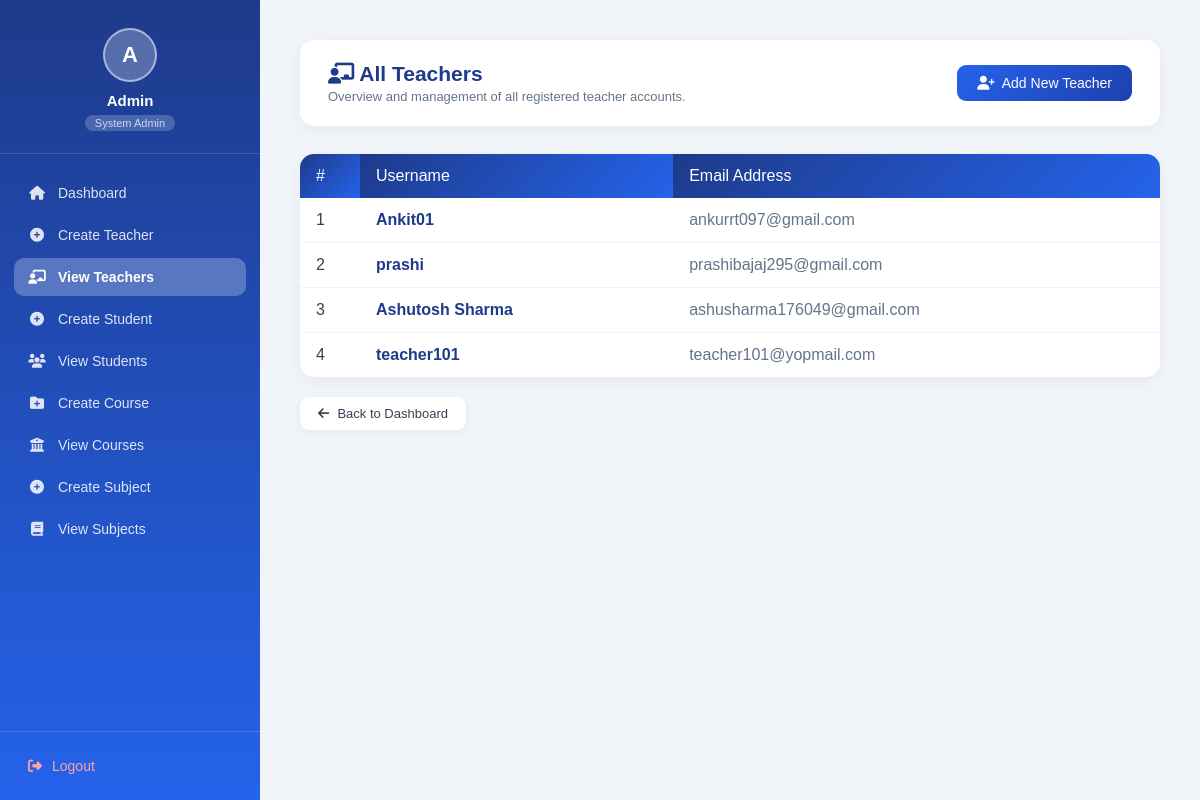
The page /teachers/ (signed in) on the database as committed earlier.
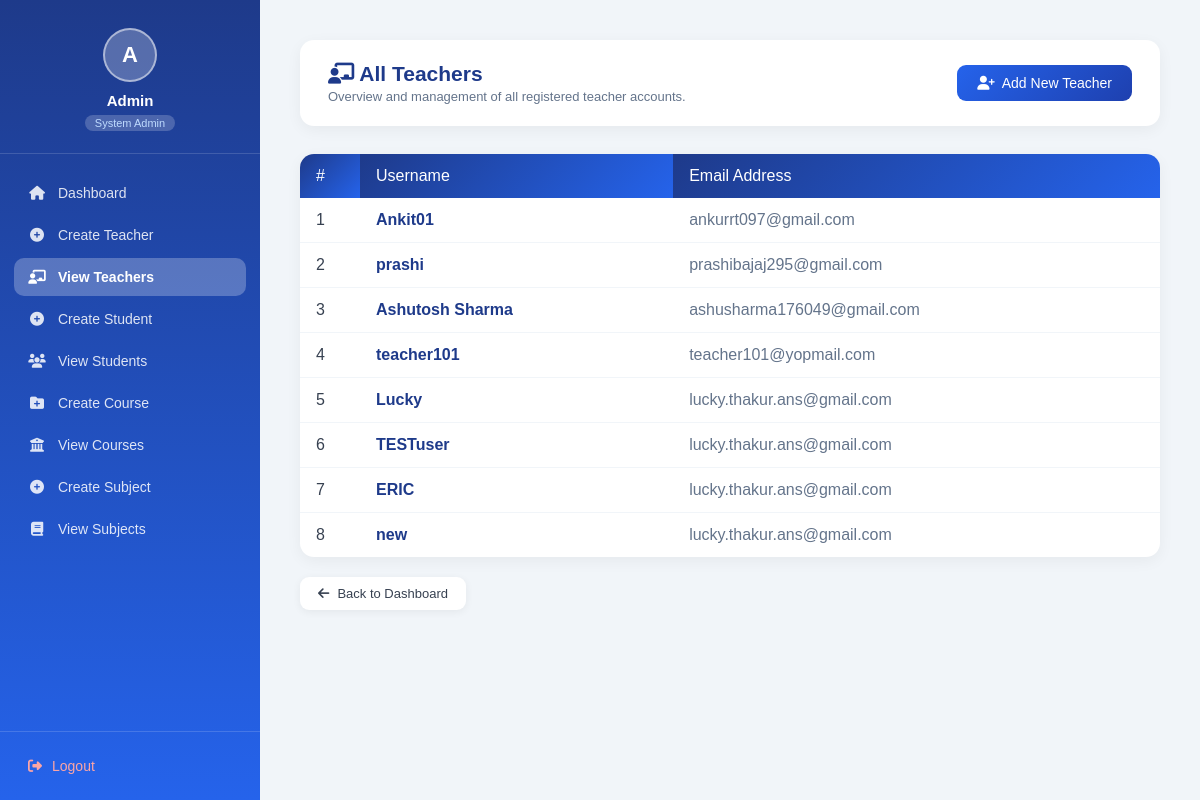
The same page on the database as committed later.
### project/models.py (models this page shows, shortened)
class CustomUser(AbstractUser):
    ROLE_CHOICES = (
        ('admin', 'Admin'),
        ('teacher', 'Teacher'),
        ('student', 'Student'),
    )
    role = models.CharField(max_length=10, choices=ROLE_CHOICES)

### project/views.py (the view)
# urls.py: path('teachers/', views.teacher_list, name='teacher_list'),
@login_required
def teacher_list(request):
    teachers = CustomUser.objects.filter(role='teacher')
    return render(request, "admin/teacher_list.html", {'teachers': teachers})

### project/templates/admin/teacher_list.html (shortened to what this page needs)
<!DOCTYPE html>
<html lang="en">
<head>
</head>
<body>
    {% include 'includes/_admin_sidebar.html' %}
    <div class="main">
        <div class="page-header">
            <div>
                <h1><i class="fas fa-chalkboard-teacher"></i> All Teachers</h1>
                <p>Overview and management of all registered teacher accounts.</p>
            </div>
            <a href="{% url 'create_teacher' %}" class="btn-primary">
                <i class="fas fa-user-plus"></i> Add New Teacher
            </a>
        </div>
        <div class="card">
            <div class="card-body" style="padding: 0;">
                {% if teachers %}
                <table>
                    <thead>
                        <tr>
                            <th style="width: 60px;">#</th>
                            <th>Username</th>
                            <th>Email Address</th>
                        </tr>
                    </thead>
                    <tbody>
                        {% for teacher in teachers %}
                        <tr>
                            <td>{{ forloop.counter }}</td>
                            <td style="font-weight: 600; color: #1e3a8a;">{{ teacher.username }}</td>
                            <td style="color: #64748b;">{{ teacher.email }}</td>
                        </tr>
                        {% endfor %}
                    </tbody>
                </table>
                {% else %}
                <div class="empty-state">
                    <i class="fas fa-users-slash"></i>
                    <p>No teachers have been registered yet.</p>
                </div>
                {% endif %}
            </div>
        </div>
        <div style="margin-top: 20px;">
            <a href="{% url 'admin_dashboard' %}" class="back-btn"><i class="fas fa-arrow-left"></i> Back to
                Dashboard</a>
        </div>
    </div>
</body>
</html>

### project/templates/includes/_admin_sidebar.html
<div class="sidebar">
    <div class="sidebar-brand">
        <div class="brand-avatar">A</div>
        <span class="brand-name">Admin</span>
        <span class="brand-role">System Admin</span>
    </div>
    <nav class="sidebar-nav">
        <a href="{% url 'admin_dashboard' %}"
            class="nav-item {% if request.resolver_match.url_name == 'admin_dashboard' %}active{% endif %}">
            <i class="fas fa-home"></i> <span>Dashboard</span>
        </a>
        <a href="{% url 'create_teacher' %}"
            class="nav-item {% if request.resolver_match.url_name == 'create_teacher' %}active{% endif %}">
            <i class="fas fa-plus-circle"></i> <span>Create Teacher</span>
        </a>
        <a href="{% url 'teacher_list' %}"
            class="nav-item {% if request.resolver_match.url_name == 'teacher_list' %}active{% endif %}">
            <i class="fas fa-chalkboard-teacher"></i> <span>View Teachers</span>
        </a>
        <a href="{% url 'create_student' %}"
            class="nav-item {% if request.resolver_match.url_name == 'create_student' %}active{% endif %}">
            <i class="fas fa-plus-circle"></i> <span>Create Student</span>
        </a>
        <a href="{% url 'view_classes' %}"
            class="nav-item {% if request.resolver_match.url_name == 'view_classes' %}active{% endif %}">
            <i class="fas fa-users"></i> <span>View Students</span>
        </a>
        <a href="{% url 'create_course' %}"
            class="nav-item {% if request.resolver_match.url_name == 'create_course' %}active{% endif %}">
            <i class="fas fa-folder-plus"></i> <span>Create Course</span>
        </a>
        <a href="{% url 'admin_course_list' %}"
            class="nav-item {% if request.resolver_match.url_name == 'admin_course_list' %}active{% endif %}">
            <i class="fas fa-university"></i> <span>View Courses</span>
        </a>
        <a href="{% url 'create_subject' %}"
            class="nav-item {% if request.resolver_match.url_name == 'create_subject' %}active{% endif %}">
            <i class="fas fa-plus-circle"></i> <span>Create Subject</span>
        </a>
        <a href="{% url 'admin_subjects' %}"
            class="nav-item {% if request.resolver_match.url_name == 'admin_subjects' %}active{% endif %}">
            <i class="fas fa-book"></i> <span>View Subjects</span>
        </a>
    </nav>
    <div class="sidebar-footer">
        <a href="{% url 'logout' %}" class="logout-btn">
            <i class="fas fa-sign-out-alt"></i> Logout
        </a>
    </div>
</div>

### project/templates/includes/_shared_styles.html (style rules this page uses)
* { margin: 0; padding: 0; box-sizing: border-box; font-family: 'Poppins', sans-serif; }
body { display: flex; background: #f1f5f9; min-height: 100vh; }
.sidebar { width: 260px; min-height: 100vh; background: linear-gradient(180deg, #1e3a8a, #2563eb); padding: 0; color: white; position: fixed; top: 0; left: 0; display: flex; flex-direction: column; z-index: 100; }
.sidebar-brand { padding: 28px 20px 22px; border-bottom: 1px solid rgba(255, 255, 255, 0.15); display: flex; flex-direction: column; align-items: center; gap: 6px; }
.brand-avatar { width: 54px; height: 54px; border-radius: 50%; background: rgba(255, 255, 255, 0.25); display: flex; align-items: center; justify-content: center; font-size: 22px; font-weight: 700; border: 2px solid rgba(255, 255, 255, 0.5); margin-bottom: 4px; }
.brand-name { font-size: 15px; font-weight: 600; }
.brand-role { font-size: 11px; background: rgba(255, 255, 255, 0.2); padding: 2px 10px; border-radius: 20px; color: #bfdbfe; }
.sidebar-nav { flex: 1; padding: 20px 14px; display: flex; flex-direction: column; gap: 4px; }
.nav-item { color: rgba(255, 255, 255, 0.85); text-decoration: none; font-size: 14px; display: flex; align-items: center; gap: 12px; padding: 11px 14px; border-radius: 10px; transition: all 0.25s; }
.nav-item i { width: 18px; text-align: center; }
.nav-item.active { background: rgba(255, 255, 255, 0.25); color: white; font-weight: 600; }
.sidebar-footer { padding: 16px 14px; border-top: 1px solid rgba(255, 255, 255, 0.15); }
.logout-btn { display: flex; align-items: center; gap: 10px; color: #fca5a5; text-decoration: none; font-size: 14px; padding: 10px 14px; border-radius: 10px; transition: 0.25s; }
.main { margin-left: 260px; padding: 40px; flex: 1; width: calc(100% - 260px); }
.page-header { background: white; padding: 22px 28px; border-radius: 14px; box-shadow: 0 4px 15px rgba(0, 0, 0, 0.05); margin-bottom: 28px; display: flex; align-items: center; justify-content: space-between; }
.page-header h1 { color: #1e3a8a; font-weight: 600; font-size: 21px; }
.page-header p { color: #64748b; font-size: 13px; margin-top: 3px; }
.btn-primary { display: inline-flex; align-items: center; gap: 7px; padding: 10px 20px; background: linear-gradient(135deg, #2563eb, #1e40af); color: white; text-decoration: none; border-radius: 9px; font-size: 14px; font-weight: 500; border: none; cursor: pointer; transition: 0.3s; }
.card { background: white; border-radius: 14px; box-shadow: 0 4px 15px rgba(0, 0, 0, 0.05); overflow: hidden; }
.card-body { padding: 28px; }
table { width: 100%; border-collapse: collapse; }
th { background: linear-gradient(135deg, #1e3a8a, #2563eb); color: white; padding: 13px 16px; text-align: left; font-weight: 500; }
td { padding: 13px 16px; border-bottom: 1px solid #f1f5f9; color: #374151; }
tr:last-child td { border-bottom: none; }
.back-btn { display: inline-flex; align-items: center; gap: 8px; margin-bottom: 22px; padding: 9px 18px; background: white; color: #374151; text-decoration: none; border-radius: 9px; font-size: 13px; font-weight: 500; box-shadow: 0 2px 8px rgba(0, 0, 0, 0.06); transition: 0.3s; }

Rows that differ between the two databases and show on the page:
added CustomUser: username "Lucky", email "lucky.thakur.ans@gmail.com"
added CustomUser: username "TESTuser", email "lucky.thakur.ans@gmail.com"
added CustomUser: username "ERIC", email "lucky.thakur.ans@gmail.com"
added CustomUser: username "new", email "lucky.thakur.ans@gmail.com"
